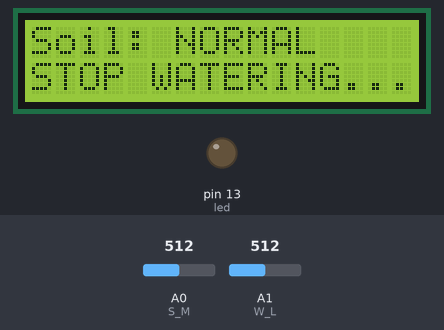
Simulated run of this sketch. Board: Arduino Uno, built with avr-gcc and run on an emulated ATmega328P. Shown: 16×2 character LCD, output pins drawn as LEDs (lit = HIGH). The inputs (shaded band) are chosen by the test bench; at power-on: A0 (S_M) = 512, A1 (W_L) = 512.

Above: at 1.2 s.
1.3 s: A0 (S_M) set to 687
2.8 s: A0 (S_M) set to 714
At 4.2 s:
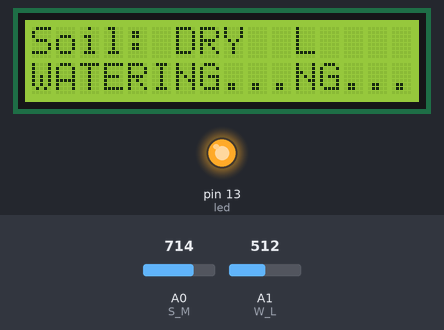
4.5 s: A1 (W_L) set to 211
6.0 s: A1 (W_L) set to 186
At 7.3 s:
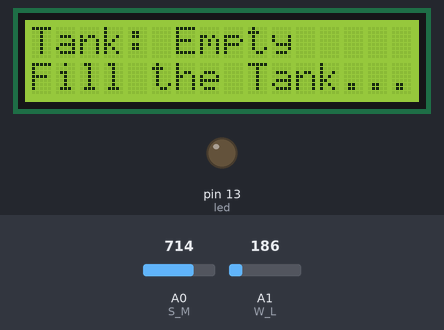
7.6 s: A1 (W_L) set to 210
At 8.8 s:
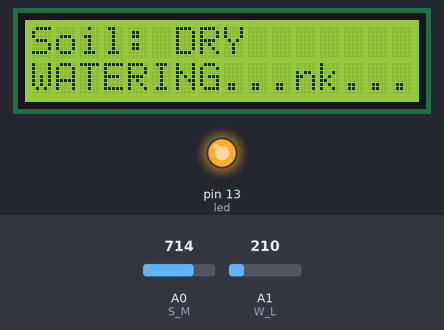
9.1 s: A0 (S_M) set to 390
At 10.5 s:
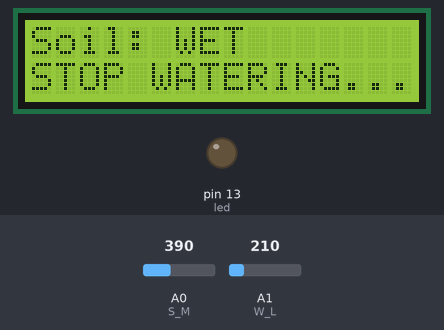
Timing chart, 0 to 11.6 s (numbered marks = the images above; inputs shaded):
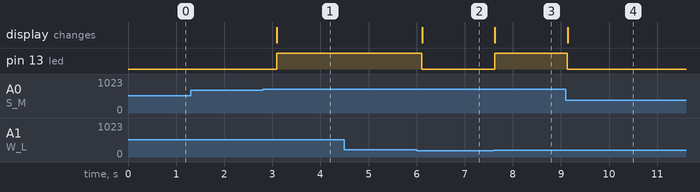

The sketch:

Smart-Plant-Watering.ino
```cpp
#include <LiquidCrystal.h> //include lcd laibrary
const int S_M=A0;          //Definition of soil moisture sensor pin
const int W_L=A1;          //Definition of water klrvel sensor pin
const int led=13;          //Definition of led pin
LiquidCrystal lcd(12,11,5,4,3,2);  //Defineition of lcd pins


void setup() {
  pinMode(led, OUTPUT);  //definition of led like a OUTPUT and the sensors like a INPUT
  pinMode(S_M,INPUT);
  pinMode(W_L,INPUT);


  lcd.begin(16,2);      // Initialise the lcd

}

void loop() {
  int S_M_value=analogRead(S_M);    //Read analog sensors
  int W_L_value=analogRead(W_L);

  if(W_L_value>200){                 // Tank has water


    if(S_M_value<400){               //soil is Wet
      digitalWrite(led, LOW);
      lcd.setCursor(0, 0);
      lcd.print("Soil: WET       ");
      lcd.setCursor(0, 1);
      lcd.print("STOP WATERING...");
    }


    else if(S_M_value>=400 && S_M_value <=700){  // soil is normal
      digitalWrite(led, LOW);
      lcd.setCursor(0, 0);
      lcd.print("Soil: NORMAL    ");
      lcd.setCursor(0, 1);
      lcd.print("STOP WATERING...");
    }


    else{                                        //soil is Dry
      digitalWrite(led, HIGH);
      lcd.setCursor(0, 0);
      lcd.print("Soil: DRY  ");
      lcd.setCursor(0, 1);
      lcd.print("WATERING...");


    }
  }


  else{                                 //Tank is Empty
    digitalWrite(led, LOW);
    lcd.setCursor(0, 0);
    lcd.print("Tank: Empty      ");
    lcd.setCursor(0, 1);
    lcd.print("Fill the Tank... ");
  }

delay(500);

}
```

Measured:
- the behaviour switches between 700 and 701 on A0 (S_M) (found by bisection; images 0 and 1)
- the behaviour switches between 201 and 200 on A1 (W_L) (found by bisection; images 1 and 2)
- after the input at 1.3 s, every drawn part: stays the same
- after the input at 2.8 s, pin 13 (led): LOW → HIGH after 0.29 s; the display: changes after 0.29 s (image 1)
- after the input at 4.5 s, every drawn part: stays the same
- after the input at 6.0 s, pin 13 (led): HIGH → LOW after 0.11 s; the display: changes after 0.12 s (image 2)
- after the input at 7.6 s, pin 13 (led): LOW → HIGH at once; the display: changes at once (image 3)
- after the input at 9.1 s, pin 13 (led): HIGH → LOW at once; the display: changes at once (image 4)
